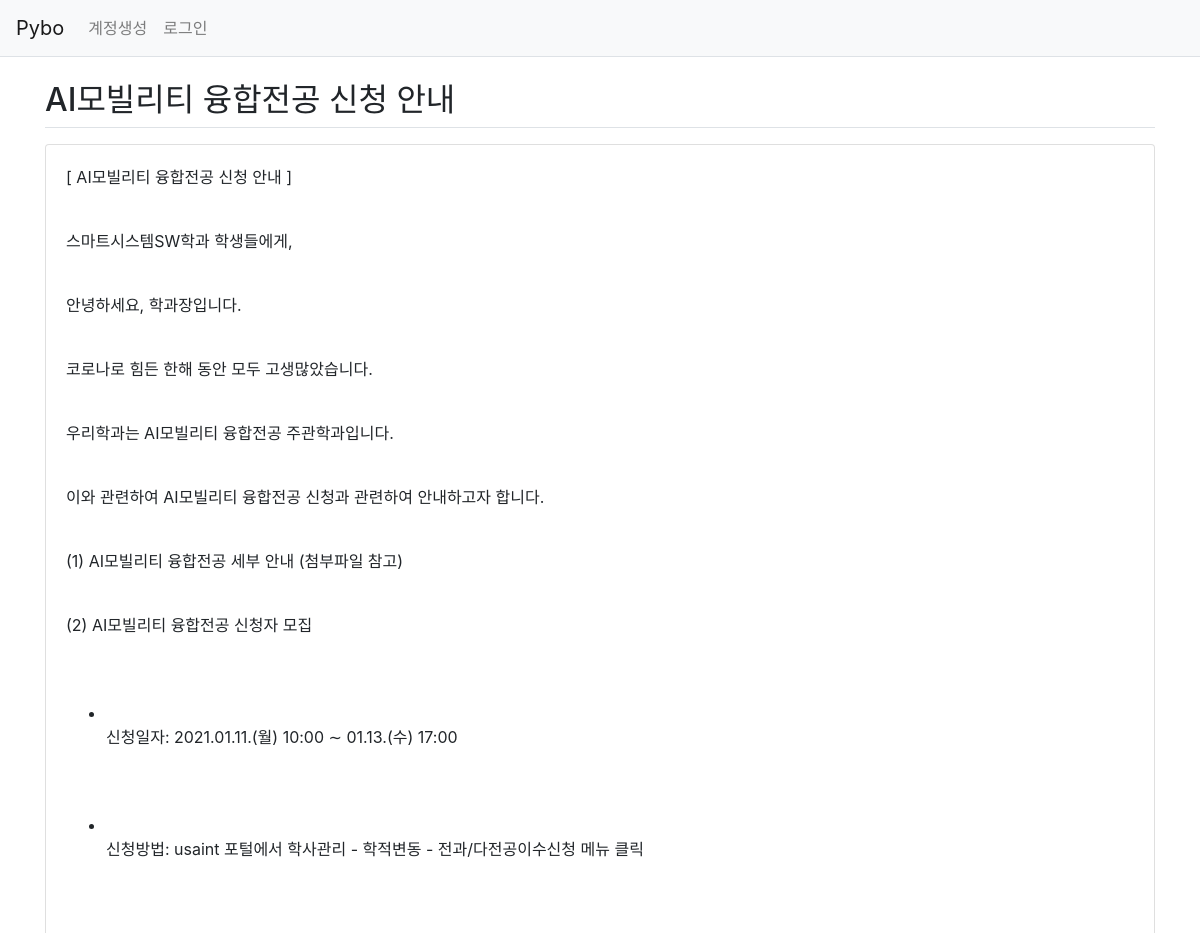
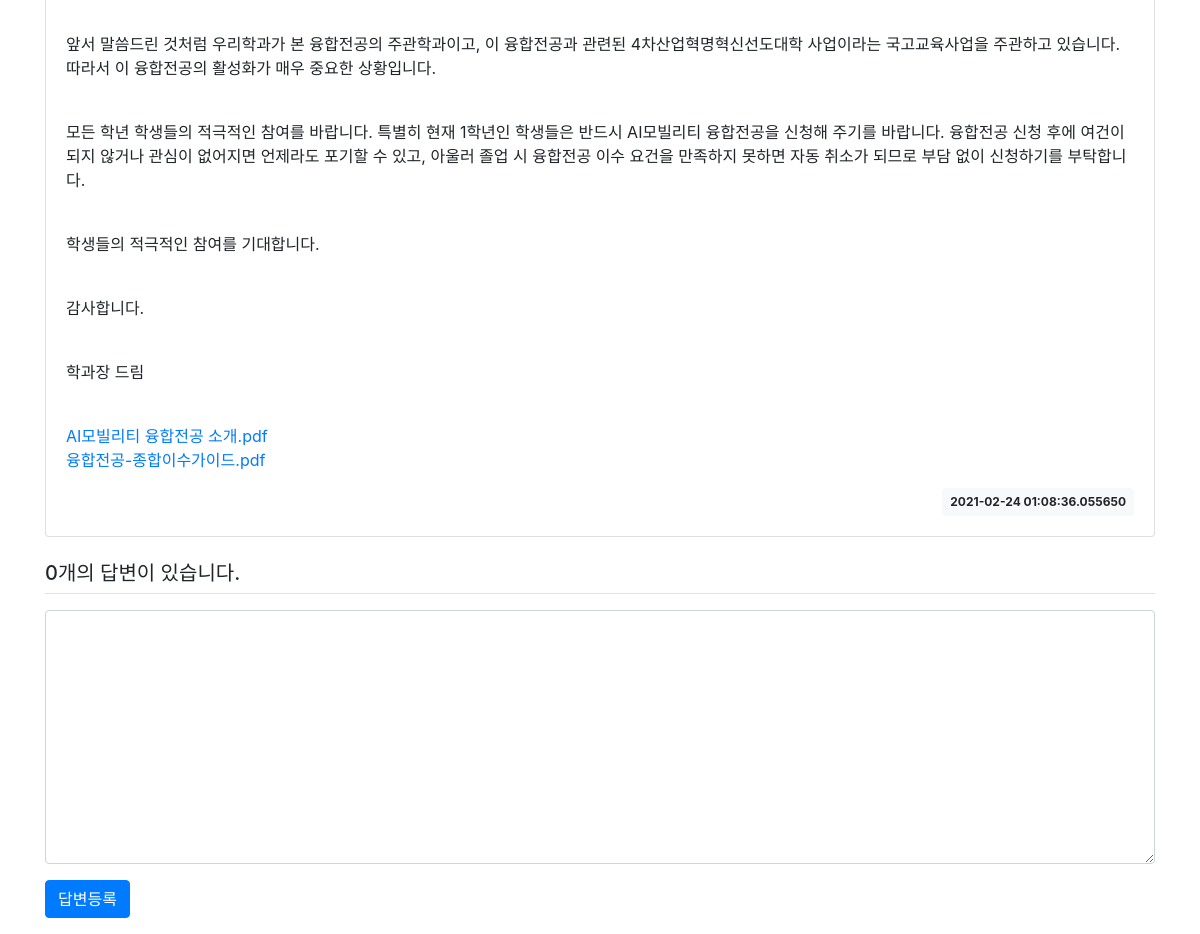
The app's page /question/detail/92/ with its own data (2 pictures, top to bottom).
### pybo/models.py (models this page shows)
class Question(db.Model):
    id = db.Column(db.Integer, primary_key=True)
    subject = db.Column(db.String(200), nullable=False)
    content = db.Column(db.Text(), nullable=False)
    create_date = db.Column(db.DateTime(), nullable=False)

### pybo/views/question_views.py (the view)
@bp.route('/detail/<int:question_id>/')
def detail(question_id):
    form = AnswerForm()
    question = Question.query.get_or_404(question_id)
    return render_template('question/question_detail.html', question=question, form= form)

### pybo/forms.py
class AnswerForm(FlaskForm):
    content = TextAreaField('내용', validators=[DataRequired('내용은 필수입력 항목입니다.')])

### pybo/templates/question/question_detail.html (shortened to what this page needs)
{% extends 'base.html' %}
{% block content %}
<div class="container my-3">
    <h2 class="border-bottom py-2">{{ question.subject }}</h2>
    <div class="card my-3">
        <div class="card-body">
            <div class="card-text" style="white-space: pre-line;">{{ question.content|markdown }}</div>
            <div class="d-flex justify-content-end">
                <div class="badge badge-light p-2">
                    {{ question.create_date }}
                </div>
            </div>
        </div>
    </div>
    <h5 class="border-bottom my-3 py-2">{{ question.answer_set|length }}개의 답변이 있습니다.</h5>
    <form action="{{ url_for('answer.create', question_id=question.id) }}" method="post" class="my-3">
        <div class="form-group">
            <textarea name="content" id="content" class="form-control" rows="10"></textarea>
        </div>
        <input type="submit" value="답변등록" class="btn btn-primary">
    </form>
</div>
{% endblock %}

### pybo/templates/base.html (shortened to what this page needs)
<!doctype html>
<html lang="ko">
<head>
    <link rel="stylesheet" href="{{ url_for('static', filename='bootstrap.min.css') }}">
    <link rel="stylesheet" href="{{ url_for('static', filename='style.css') }}">
</head>
<body>
{% include "navbar.html" %}
{% block content %}
{% endblock %}
</body>
</html>

### pybo/templates/navbar.html (shortened to what this page needs)
<nav class="navbar navbar-expand-lg navbar-light bg-light border-bottom">
    <a class="navbar-brand" href="{{ url_for('main.index') }}">Pybo</a>
    <div class="collapse navbar-collapse flex-grow-0" id="navbarNav">
        <ul class="navbar-nav">
            <li class="nav-item ">
                <a class="nav-link" href="#">계정생성</a>
            </li>
            <li class="nav-item ">
                <a class="nav-link" href="#">로그인</a>
            </li>
        </ul>
    </div>
</nav>

### records on screen
Question: subject "AI모빌리티 융합전공 신청 안내", content "[ AI모빌리티 융합전공 신청 안내 ] 스마트시스템SW학과 학생들에게, 안녕하세요, 학과장입니다. 코로나로 힘든 한해 동안 모두 고생많았습니다. 우리학과는 AI모빌리티 융합전공 주관학과입니다. 이와 관련하여 AI모빌리티 융합전공 신청과 관련하여 안내하고자 합니다. (1) AI모빌리티 융합전공 세부 안내 (첨부파일 참고) (2) AI모빌리티 융합전공 신청자 모집 신청일자: 2021.01.11.(월) 10:00 ∼ 01.13.(수) 17:00 신청방법: usaint 포털에서 학사관리 - 학적변동 - 전과/다전공이수신청 메뉴 클릭 앞서 말씀드린 것처럼 우리학과가 본 융합전공의 주관학과이고, 이 융합전공과 관련된 4차산업혁명혁신선도대학 사업이라는 국고교육사업을 주관하고 있습니다. 따라서 이 융합전공의 활성화가 매우 중요한 상황입니다. 모든 학년 학생들의 적극적인 참여를 바랍니다. 특별히 현재 1학년인 학생들은 반드시 AI모빌리티 융합전공을 신청해 주기를 바랍니다. 융합전공 신청 후에 여건이 되지 않거나 관심이 없어지면 언제라도 포기할 수 있고, 아울러 졸업 시 융합전공 이수 요건을 만족하지 못하면 자동 취소가 되므로 부담 없이 신청하기를 부탁합니다. 학생들의 적극적인 참여를 기대합니다. 감사합니다. 학과장 드림 AI모빌리티 융합전공 소개.pdf 융합전공-종합이수가이드.pdf", create_date "2021-02-24 01:08:36.055650"

### other values on screen
{{ question.answer_set|length }} "0"
